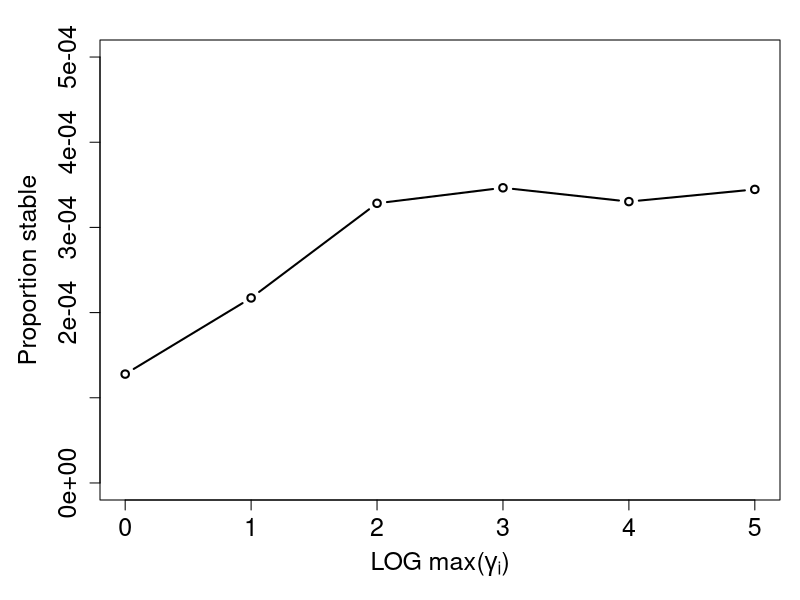
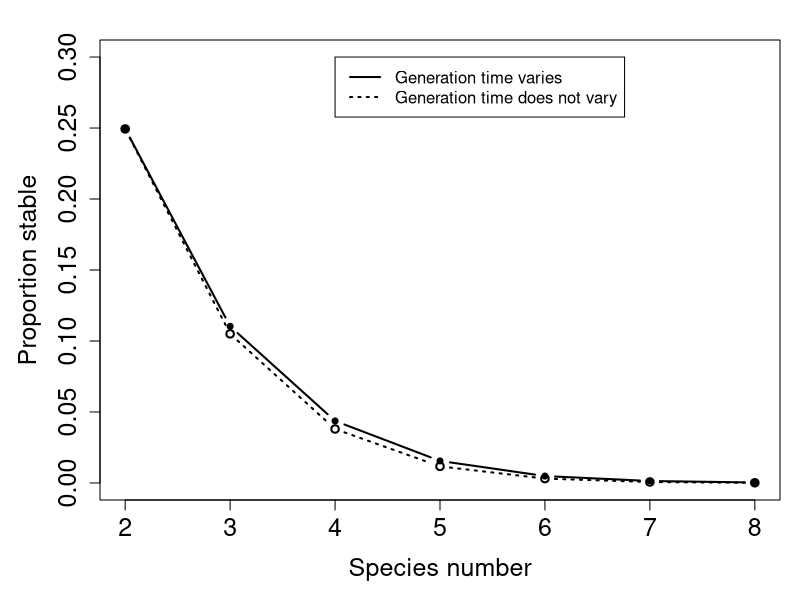
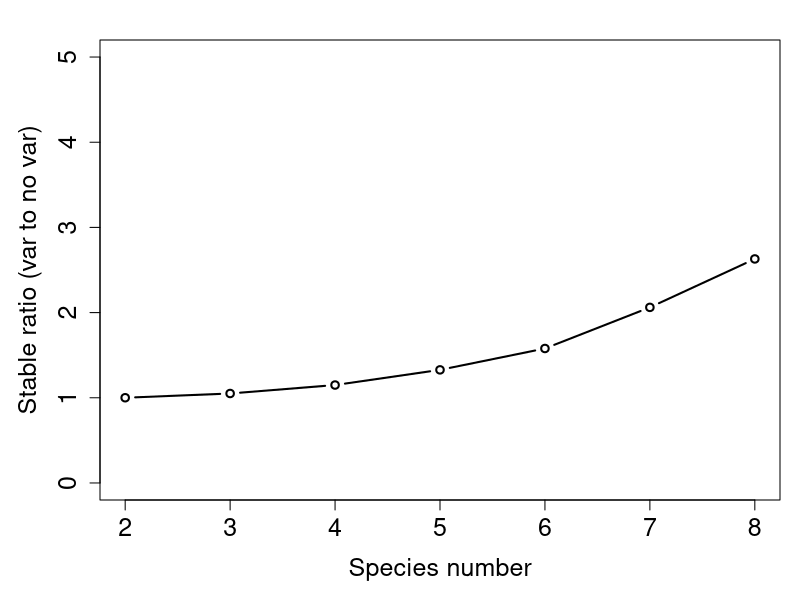
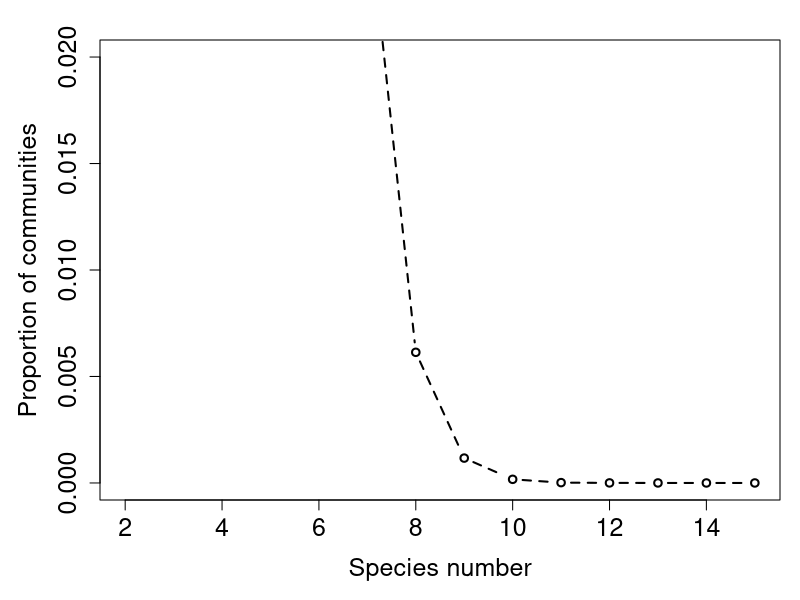

These figures' R source, in order: (Note: this script raises an error after producing the figures.)
## ---- chunk 1
mag_var <- read.table(file = "var_gen_mag.csv", header = TRUE, sep = ",");
stabi_3 <- mag_var[,3] / 10000000;
par(mar = c(5, 5, 2, 1));
plot(x = log10(mag_var[,1]), y = stabi_3, type = "b", lwd = 2, ylim = c(0, 0.0005),
     xlab = expression(paste("LOG max(",gamma[i],")")), ylab = "Proportion stable",
     cex.axis = 1.5, cex.lab = 1.5, lty = "solid");
## ---- chunk 2
gen_var <- read.table(file = "dif_sp_gen_var.csv", header = TRUE, sep = ",");
stabi_1 <- gen_var[,2] / 1000000;
stabi_2 <- gen_var[,3] / 1000000;
par(mar = c(5, 5, 2, 1));
plot(x = gen_var[,1], y = stabi_1, type = "b", lwd = 2, ylim = c(0, 0.3),
     xlab = "Species number", ylab = "Proportion stable",
     cex.axis = 1.5, cex.lab = 1.5, lty = "dotted");
points(x = gen_var[,1], y = stabi_2, type = "b", lwd = 2, ylim = c(0, 0.3),
       lty = "solid", pch = 20);
legend(x = 4, y = 0.3, lwd = 2,
       legend = c("Generation time varies", "Generation time does not vary"),
       lty = c("solid", "dotted"));
## ---- chunk 3
par(mar = c(5, 5, 2, 1));
plot(x = gen_var[,1], y = stabi_2 / stabi_1, type = "b", lwd = 2, ylim = c(0, 5),
     xlab = "Species number", ylab = "Stable ratio (var to no var)",
     cex.axis = 1.5, cex.lab = 1.5, lty = "solid");
## ---- chunk 4
gen_var     <- read.table(file = "full_data.csv", header = TRUE, sep = ",");
unstable    <- gen_var[,2] / 1000000;
stable      <- gen_var[,3] / 1000000;
destablised <- gen_var[,4] / 1000000;
stabilised  <- gen_var[,5] / 1000000;
par(mar = c(5, 5, 2, 1));
plot(x = gen_var[,1], y = destablised, type = "b", lwd = 2, ylim = c(0, 0.02),
     xlab = "Species number", ylab = "Proportion of communities",
     cex.axis = 1.5, cex.lab = 1.5, lty = "dashed");
polygon(x = c(gen_var[,1], rev(gen_var[,1]), -1), 
        y = c(stable + destablised, rep(-1, 8)), 
        col = "grey", border = NA);
box();
points(x = gen_var[,1], y = destablised, type = "b", lwd = 2, lty = "dashed");
points(x = gen_var[,1], y = stabilised, type = "b", lwd = 2, ylim = c(0, 0.02),
       lty = "solid", pch = 20);
legend(x = 5.25, y = 0.02, lwd = 2, cex = 1.25,
       legend = c("Stabilised", "Destabilised"),
       lty = c("solid", "dashed"));
## ---- chunk 5
par(mar = c(5, 5, 2, 1));
y1 <- stabilised / (stable + stabilised);
plot(x = gen_var[,1], y = y1, type = "b", lwd = 2, ylim = c(0, 1),
     xlab = "Species number", ylab = "Pr stable due to Var(gen)",
     cex.axis = 1.5, cex.lab = 1.5, lty = "solid");
## ---- chunk 6
par(mar = c(5, 5, 2, 1));
y1 <- destablised / (unstable + destablised);
plot(x = gen_var[,1], y = y1, type = "b", lwd = 2, ylim = c(0, 0.02),
     xlab = "Species number", ylab = "Pr unstable due to Var(gen)",
     cex.axis = 1.5, cex.lab = 1.5, lty = "solid");
## ---- chunk 7
random_comm <- function(dm = 2, iter = 10000){
    stabilised_fastevo <- NULL;
    unstabled_fastevo  <- NULL;
    nn           <- dm * dm;
    tot_stabled  <- 0;
    tot_ustabled <- 0;
    tot_eco_stab <- 0;
    stabilised_fastevo <- NULL;
    unstabled_fastevo  <- NULL;
    while(iter > 0){
        stabilised   <- 0;
        unstabilised <- 0;
        Adat <- runif(n = nn, min = -4, max = 4);
        Bdat <- runif(n = nn, min = -4, max = 4);
        Cdat <- runif(n = nn, min = -4, max = 4);
        A    <- matrix(data = Adat, nrow = dm, ncol = dm);
        B    <- matrix(data = Bdat, nrow = dm, ncol = dm);
        C    <- matrix(data = Cdat, nrow = dm, ncol = dm);
        egD  <- 1;
        while(egD >= 0){
             Ddat <- runif(n = nn, min = -4, max = 4);
             D    <- matrix(data = Ddat, nrow = dm, ncol = dm);
             egD  <- max(Re(eigen(D)$values))
        }
        eco_stable       <- max(Re(eigen(A)$values)) < 0;
        slow_evo_maxE    <- max(Re(eigen(A + B %*% solve(D) %*% (-C))$values));
        stable_fast_evo  <- slow_evo_maxE < 0;
        if(eco_stable == FALSE & stable_fast_evo == TRUE){
            list_ele <- length(stabilised_fastevo$A) + 1;
            stabilised_fastevo$A[[list_ele]] <- A;
            stabilised_fastevo$B[[list_ele]] <- B;
            stabilised_fastevo$C[[list_ele]] <- C;
            stabilised_fastevo$D[[list_ele]] <- D;
            stabilised   <- 1;
        }
        if(eco_stable == TRUE & stable_fast_evo == FALSE){
            list_ele <- length(unstabled_fastevo$A) + 1;
            unstabled_fastevo$A[[list_ele]] <- A;
            unstabled_fastevo$B[[list_ele]] <- B;
            unstabled_fastevo$C[[list_ele]] <- C;
            unstabled_fastevo$D[[list_ele]] <- D;
            unstabilised   <- 1;
        }
        if(stabilised == 1){
            tot_stabled <- tot_stabled + 1;
        }
        if(unstabilised == 1){
            tot_ustabled <- tot_ustabled + 1;
        }
        if(eco_stable == TRUE){
            tot_eco_stab <- tot_eco_stab + 1;
        }
        iter <- iter - 1;
    }
    results <- list(ecologically_stable = tot_eco_stab, 
                    stabilised = tot_stabled, destabilised = tot_ustabled,
                    stabilised_all   = stabilised_fastevo, 
                    destabilised_all = unstabled_fastevo);
    return(results);
}
## ---- chunk 8
dat       <- read.table(file = "rand_sims.txt", header = TRUE);
species   <- dat[,1];
pr_stable <- dat[,2] / (dat[,2] + dat[,4]);
par(mar = c(5, 5, 2, 1));
plot(x = species, y = pr_stable, type = "b", lwd = 2, ylim = c(0, 1),
     xlab = "Species number", ylab = "Proportion stable (n)",
     cex.axis = 1.5, cex.lab = 1.5);
## ---- chunk 9
pr_destabilised <- dat[,3] / dat[,2];
par(mar = c(5, 5, 2, 1));
plot(x = species, y = pr_destabilised, type = "b", lwd = 2, ylim = c(0, 1),
     xlab = "Species number", ylab = "Proportion destabilised",
     cex.axis = 1.5, cex.lab = 1.5);
## ---- chunk 10
pr_stabilised <- dat[,5] / dat[,4];
par(mar = c(5, 5, 2, 1));
plot(x = species, y = pr_stabilised, type = "b", lwd = 2, ylim = c(0, 1),
     xlab = "Species number", ylab = "Proportion stabilised",
     cex.axis = 1.5, cex.lab = 1.5);
